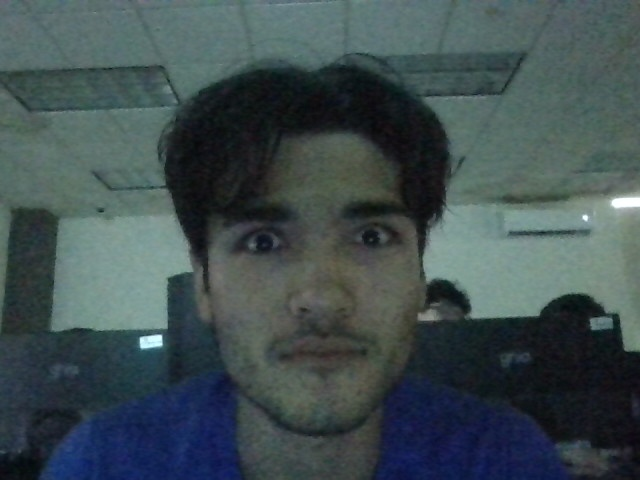
#> input picture foto.jpg, 640 x 480 px, found by its file name
$ python trasla1.py
#> lines starting #> are read from the running program, lines starting #| are printed output that depends on the picture
import numpy as np
import cv2


imagen = cv2.imread("d:/Upsin/2025/Grupos/4-3/temp/foto.jpg")
#> imagen is the input picture: shape (480, 640, 3); mean B, G, R 80.7, 78.5, 64.1
title="foto"
cv2.imshow(title,imagen)

cv2.waitKey(0)
cv2.destroyAllWindows()


x=int(input("X="))
#> the answer given: 3
y=int(input("Y="))
#> the answer given: 3
movida = imagen


ancho = imagen.shape[1]
#> ancho = 640
alto = imagen.shape[0]
#> alto = 480
x=0
dire="derecha"
while(1):
	M = np.float32([[1,0,x],[0,1,y]])
	movida = cv2.warpAffine(imagen,M,(ancho,alto))
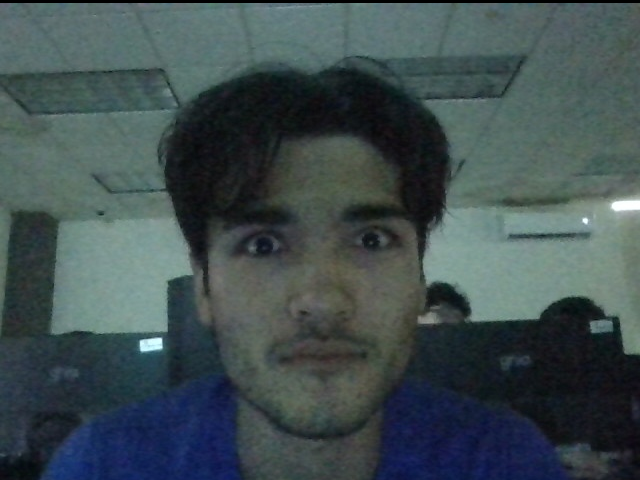
#> movida: shape (480, 640, 3); mean B, G, R 80.3, 78.3, 63.9

	cv2.imshow(title,movida)
	if(dire=="derecha"):
		x=x+1
	if(dire=="izquierda"):
		x=x-1

	if(x>=150):
		dire="izquierda"
	elif(x<=-150):
		dire="derecha"


	if (cv2.waitKey(1) & 0xFF == ord('q')):#si la tecla presionada es q salir
#> (key q is pressed here)
			break
